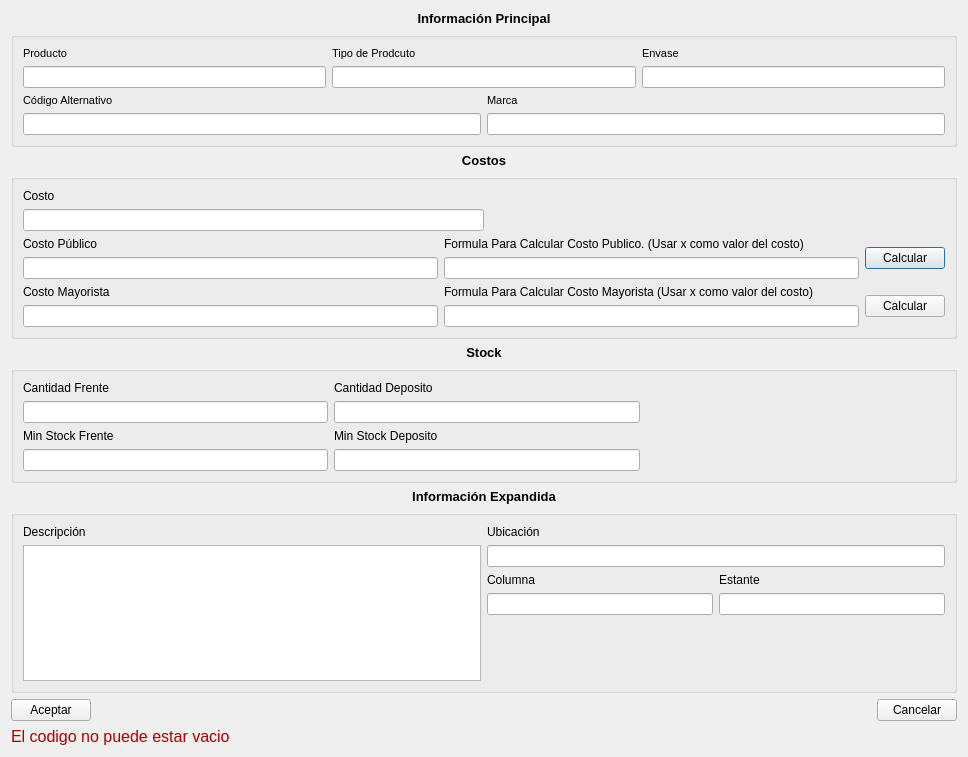
<?xml version="1.0" encoding="UTF-8"?>
<ui version="4.0">
 <class>DialogProduct</class>
 <widget class="QDialog" name="DialogProduct">
  <property name="geometry">
   <rect>
    <x>0</x>
    <y>0</y>
    <width>968</width>
    <height>757</height>
   </rect>
  </property>
  <property name="windowTitle">
   <string>Información de Producto</string>
  </property>
  <layout class="QVBoxLayout" name="verticalLayout_22">
   <item>
    <widget class="QLabel" name="label_17">
     <property name="font">
      <font>
       <pointsize>10</pointsize>
       <weight>75</weight>
       <bold>true</bold>
      </font>
     </property>
     <property name="text">
      <string>Información Principal</string>
     </property>
     <property name="alignment">
      <set>Qt::AlignCenter</set>
     </property>
    </widget>
   </item>
   <item>
    <widget class="QGroupBox" name="groupBox">
     <property name="font">
      <font>
       <pointsize>8</pointsize>
       <weight>50</weight>
       <bold>false</bold>
      </font>
     </property>
     <property name="title">
      <string/>
     </property>
     <layout class="QVBoxLayout" name="verticalLayout_17">
      <item>
       <layout class="QHBoxLayout" name="horizontalLayout_2">
        <item>
         <layout class="QVBoxLayout" name="verticalLayout">
          <item>
           <widget class="QLabel" name="label">
            <property name="text">
             <string>Producto</string>
            </property>
           </widget>
          </item>
          <item>
           <widget class="QLineEdit" name="leCodigo"/>
          </item>
         </layout>
        </item>
        <item>
         <layout class="QVBoxLayout" name="verticalLayout_11">
          <item>
           <widget class="QLabel" name="label_11">
            <property name="text">
             <string>Tipo de Prodcuto</string>
            </property>
           </widget>
          </item>
          <item>
           <widget class="QLineEdit" name="leTipoProd"/>
          </item>
         </layout>
        </item>
        <item>
         <layout class="QVBoxLayout" name="verticalLayout_13">
          <item>
           <widget class="QLabel" name="label_16">
            <property name="text">
             <string>Envase</string>
            </property>
           </widget>
          </item>
          <item>
           <widget class="QLineEdit" name="leEnvase"/>
          </item>
         </layout>
        </item>
       </layout>
      </item>
      <item>
       <layout class="QHBoxLayout" name="horizontalLayout_3">
        <item>
         <layout class="QVBoxLayout" name="verticalLayout_2">
          <item>
           <widget class="QLabel" name="label_2">
            <property name="text">
             <string>Código Alternativo</string>
            </property>
           </widget>
          </item>
          <item>
           <widget class="QLineEdit" name="leCodigoAlt"/>
          </item>
         </layout>
        </item>
        <item>
         <layout class="QVBoxLayout" name="verticalLayout_10">
          <item>
           <widget class="QLabel" name="label_10">
            <property name="text">
             <string>Marca</string>
            </property>
           </widget>
          </item>
          <item>
           <widget class="QLineEdit" name="leMarca"/>
          </item>
         </layout>
        </item>
       </layout>
      </item>
     </layout>
    </widget>
   </item>
   <item>
    <widget class="QLabel" name="label_18">
     <property name="font">
      <font>
       <pointsize>10</pointsize>
       <weight>75</weight>
       <bold>true</bold>
      </font>
     </property>
     <property name="text">
      <string>Costos</string>
     </property>
     <property name="alignment">
      <set>Qt::AlignCenter</set>
     </property>
    </widget>
   </item>
   <item>
    <widget class="QGroupBox" name="groupBox_3">
     <property name="title">
      <string/>
     </property>
     <layout class="QVBoxLayout" name="verticalLayout_21">
      <item>
       <layout class="QHBoxLayout" name="horizontalLayout_9">
        <item>
         <layout class="QVBoxLayout" name="verticalLayout_3">
          <item>
           <widget class="QLabel" name="label_3">
            <property name="text">
             <string>Costo</string>
            </property>
           </widget>
          </item>
          <item>
           <widget class="QLineEdit" name="leCosto">
            <property name="inputMethodHints">
             <set>Qt::ImhFormattedNumbersOnly</set>
            </property>
           </widget>
          </item>
         </layout>
        </item>
        <item>
         <spacer name="horizontalSpacer_3">
          <property name="orientation">
           <enum>Qt::Horizontal</enum>
          </property>
          <property name="sizeHint" stdset="0">
           <size>
            <width>40</width>
            <height>20</height>
           </size>
          </property>
         </spacer>
        </item>
       </layout>
      </item>
      <item>
       <layout class="QHBoxLayout" name="horizontalLayout_7">
        <item>
         <layout class="QHBoxLayout" name="horizontalLayout_6">
          <item>
           <layout class="QVBoxLayout" name="verticalLayout_4">
            <item>
             <widget class="QLabel" name="label_4">
              <property name="text">
               <string>Costo Público</string>
              </property>
             </widget>
            </item>
            <item>
             <widget class="QLineEdit" name="leCostoP">
              <property name="inputMethodHints">
               <set>Qt::ImhFormattedNumbersOnly</set>
              </property>
             </widget>
            </item>
           </layout>
          </item>
          <item>
           <layout class="QVBoxLayout" name="verticalLayout_19">
            <item>
             <widget class="QLabel" name="label_21">
              <property name="text">
               <string>Formula Para Calcular Costo Publico. (Usar x como valor del costo)   </string>
              </property>
             </widget>
            </item>
            <item>
             <widget class="QLineEdit" name="leFormulaCP"/>
            </item>
           </layout>
          </item>
         </layout>
        </item>
        <item>
         <widget class="QPushButton" name="pbCalcularCP">
          <property name="text">
           <string>Calcular</string>
          </property>
         </widget>
        </item>
       </layout>
      </item>
      <item>
       <layout class="QHBoxLayout" name="horizontalLayout_8">
        <item>
         <layout class="QHBoxLayout" name="horizontalLayout">
          <item>
           <layout class="QVBoxLayout" name="verticalLayout_5">
            <item>
             <widget class="QLabel" name="label_5">
              <property name="text">
               <string>Costo Mayorista</string>
              </property>
             </widget>
            </item>
            <item>
             <widget class="QLineEdit" name="leCostoM">
              <property name="inputMethodHints">
               <set>Qt::ImhFormattedNumbersOnly</set>
              </property>
             </widget>
            </item>
           </layout>
          </item>
          <item>
           <layout class="QVBoxLayout" name="verticalLayout_20">
            <item>
             <widget class="QLabel" name="label_22">
              <property name="text">
               <string>Formula Para Calcular Costo Mayorista (Usar x como valor del costo)</string>
              </property>
             </widget>
            </item>
            <item>
             <widget class="QLineEdit" name="leFormulaCM"/>
            </item>
           </layout>
          </item>
         </layout>
        </item>
        <item>
         <widget class="QPushButton" name="pbCalcularCM">
          <property name="text">
           <string>Calcular</string>
          </property>
         </widget>
        </item>
       </layout>
      </item>
     </layout>
    </widget>
   </item>
   <item>
    <widget class="QLabel" name="label_19">
     <property name="font">
      <font>
       <pointsize>10</pointsize>
       <weight>75</weight>
       <bold>true</bold>
      </font>
     </property>
     <property name="text">
      <string>Stock</string>
     </property>
     <property name="alignment">
      <set>Qt::AlignCenter</set>
     </property>
    </widget>
   </item>
   <item>
    <widget class="QGroupBox" name="groupBox_4">
     <property name="title">
      <string/>
     </property>
     <layout class="QGridLayout" name="gridLayout">
      <item row="0" column="1">
       <layout class="QVBoxLayout" name="verticalLayout_7">
        <item>
         <widget class="QLabel" name="label_7">
          <property name="text">
           <string>Cantidad Deposito</string>
          </property>
         </widget>
        </item>
        <item>
         <widget class="QLineEdit" name="leCantidadAtras">
          <property name="inputMethodHints">
           <set>Qt::ImhDigitsOnly</set>
          </property>
         </widget>
        </item>
       </layout>
      </item>
      <item row="1" column="0">
       <layout class="QVBoxLayout" name="verticalLayout_8">
        <item>
         <widget class="QLabel" name="label_8">
          <property name="text">
           <string>Min Stock Frente</string>
          </property>
         </widget>
        </item>
        <item>
         <widget class="QLineEdit" name="leMinStockFrente">
          <property name="inputMethodHints">
           <set>Qt::ImhDigitsOnly</set>
          </property>
         </widget>
        </item>
       </layout>
      </item>
      <item row="1" column="1">
       <layout class="QVBoxLayout" name="verticalLayout_9">
        <item>
         <widget class="QLabel" name="label_9">
          <property name="text">
           <string>Min Stock Deposito</string>
          </property>
         </widget>
        </item>
        <item>
         <widget class="QLineEdit" name="leMinStockDep">
          <property name="inputMethodHints">
           <set>Qt::ImhDigitsOnly|Qt::ImhPreferNumbers</set>
          </property>
         </widget>
        </item>
       </layout>
      </item>
      <item row="0" column="0">
       <layout class="QVBoxLayout" name="verticalLayout_6">
        <item>
         <widget class="QLabel" name="label_6">
          <property name="text">
           <string>Cantidad Frente</string>
          </property>
         </widget>
        </item>
        <item>
         <widget class="QLineEdit" name="leCantidadFrente">
          <property name="inputMethodHints">
           <set>Qt::ImhDigitsOnly</set>
          </property>
         </widget>
        </item>
       </layout>
      </item>
      <item row="0" column="2">
       <spacer name="horizontalSpacer_2">
        <property name="orientation">
         <enum>Qt::Horizontal</enum>
        </property>
        <property name="sizeHint" stdset="0">
         <size>
          <width>40</width>
          <height>20</height>
         </size>
        </property>
       </spacer>
      </item>
     </layout>
    </widget>
   </item>
   <item>
    <widget class="QLabel" name="label_20">
     <property name="font">
      <font>
       <pointsize>10</pointsize>
       <weight>75</weight>
       <bold>true</bold>
      </font>
     </property>
     <property name="text">
      <string>Información Expandida</string>
     </property>
     <property name="alignment">
      <set>Qt::AlignCenter</set>
     </property>
    </widget>
   </item>
   <item>
    <widget class="QGroupBox" name="groupBox_2">
     <property name="title">
      <string/>
     </property>
     <layout class="QHBoxLayout" name="horizontalLayout_11">
      <item>
       <layout class="QVBoxLayout" name="verticalLayout_18">
        <item>
         <widget class="QLabel" name="label_12">
          <property name="text">
           <string>Descripción</string>
          </property>
         </widget>
        </item>
        <item>
         <widget class="QPlainTextEdit" name="pteDesc"/>
        </item>
       </layout>
      </item>
      <item>
       <layout class="QVBoxLayout" name="verticalLayout_16">
        <item>
         <layout class="QHBoxLayout" name="horizontalLayout_4">
          <item>
           <layout class="QVBoxLayout" name="verticalLayout_12">
            <item>
             <widget class="QLabel" name="label_13">
              <property name="text">
               <string>Ubicación</string>
              </property>
             </widget>
            </item>
            <item>
             <widget class="QLineEdit" name="leUbicacion"/>
            </item>
           </layout>
          </item>
         </layout>
        </item>
        <item>
         <layout class="QHBoxLayout" name="horizontalLayout_10">
          <item>
           <layout class="QVBoxLayout" name="verticalLayout_15">
            <item>
             <widget class="QLabel" name="label_14">
              <property name="text">
               <string>Columna</string>
              </property>
             </widget>
            </item>
            <item>
             <widget class="QLineEdit" name="leColumna">
              <property name="inputMethodHints">
               <set>Qt::ImhDigitsOnly</set>
              </property>
             </widget>
            </item>
           </layout>
          </item>
          <item>
           <layout class="QVBoxLayout" name="verticalLayout_14">
            <item>
             <widget class="QLabel" name="label_15">
              <property name="text">
               <string>Estante</string>
              </property>
             </widget>
            </item>
            <item>
             <widget class="QLineEdit" name="leEstante">
              <property name="inputMethodHints">
               <set>Qt::ImhDigitsOnly</set>
              </property>
             </widget>
            </item>
           </layout>
          </item>
         </layout>
        </item>
        <item>
         <spacer name="verticalSpacer">
          <property name="orientation">
           <enum>Qt::Vertical</enum>
          </property>
          <property name="sizeHint" stdset="0">
           <size>
            <width>20</width>
            <height>40</height>
           </size>
          </property>
         </spacer>
        </item>
       </layout>
      </item>
     </layout>
    </widget>
   </item>
   <item>
    <layout class="QHBoxLayout" name="horizontalLayout_5">
     <item>
      <widget class="QPushButton" name="pbAceptar">
       <property name="text">
        <string>Aceptar</string>
       </property>
      </widget>
     </item>
     <item>
      <spacer name="horizontalSpacer">
       <property name="orientation">
        <enum>Qt::Horizontal</enum>
       </property>
       <property name="sizeHint" stdset="0">
        <size>
         <width>40</width>
         <height>20</height>
        </size>
       </property>
      </spacer>
     </item>
     <item>
      <widget class="QPushButton" name="pbCancelar">
       <property name="text">
        <string>Cancelar</string>
       </property>
      </widget>
     </item>
    </layout>
   </item>
   <item>
    <widget class="QLabel" name="leError">
     <property name="text">
      <string>&lt;html&gt;&lt;head/&gt;&lt;body&gt;&lt;p&gt;&lt;span style=&quot; font-size:12pt; color:#aa0000;&quot;&gt;El codigo no puede estar vacio&lt;/span&gt;&lt;/p&gt;&lt;/body&gt;&lt;/html&gt;</string>
     </property>
    </widget>
   </item>
  </layout>
 </widget>
 <resources/>
 <connections/>
</ui>
